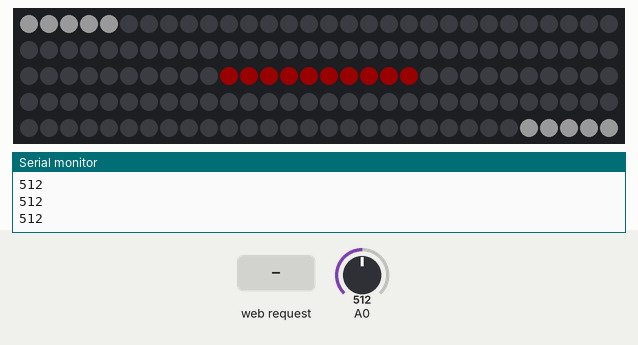
Bench run of a sketch on a simulated ESP8266 (NodeMCU). Shown: 150 RGB LEDs in strip order, left to right, continuing on the next row, the last lines printed to the serial monitor. The test bench sets the inputs (shaded band); at power-on: A0 = 512. Dim RGB values are drawn brighter than linear; random numbers use the default seed unless the sketch sets one.

Above: at 2.2 s.
2.3 s: HTTP request GET /?mode=twinkle received
At 2.59 s:
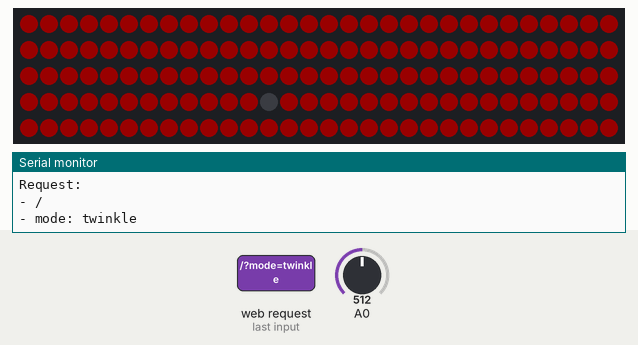
4.5 s: HTTP request GET /?colour=random received
At 4.76 s:
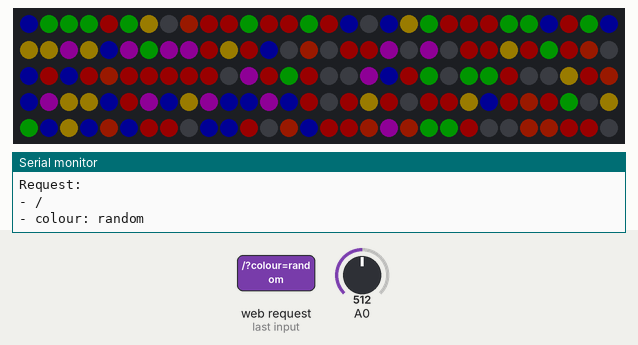
7.2 s: HTTP request GET /?mode=static received
At 7.36 s:
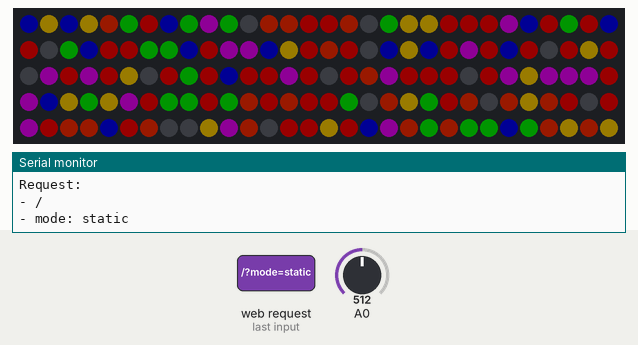
8.7 s: HTTP request GET /?mode=random received
At 8.9 s:
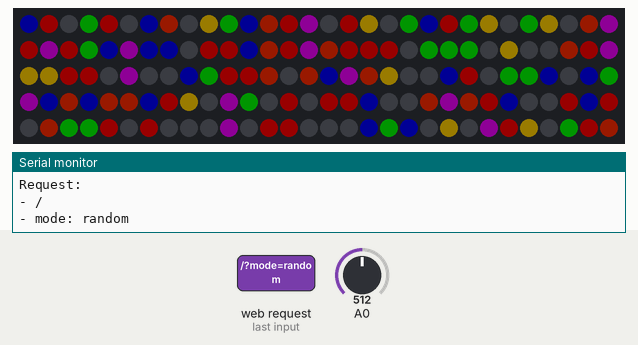
10.2 s: HTTP request GET /?mode=chase received
At 10.43 s:
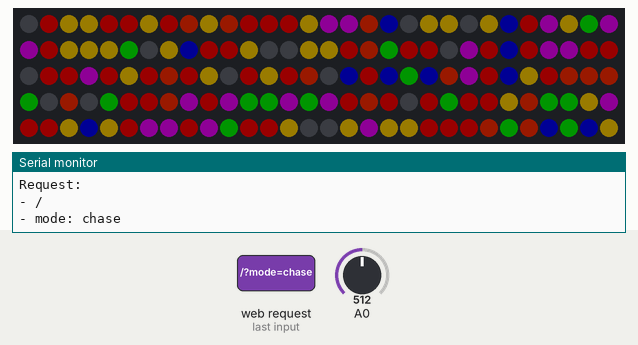
11.8 s: HTTP request GET /?brightness=1 received
At 11.97 s:
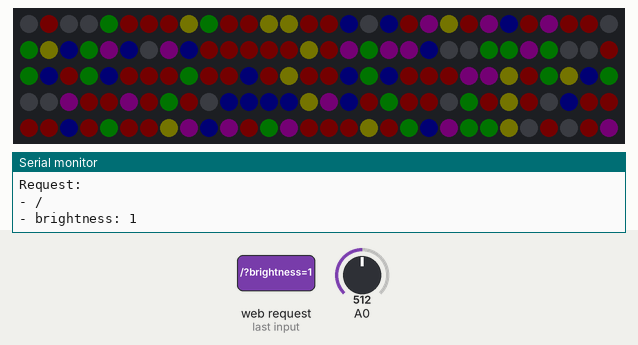
Timing chart, 0 to 14.3 s (numbered marks = the images above; inputs shaded):
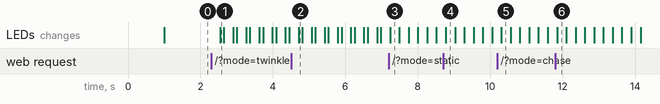

Measured:
- after the input at 2.3 s, the LEDs: change after 0.24 s (image 1)

The sketch:

CanoeLights.ino
```cpp
#include <ESP8266WiFi.h>
#include <WiFiClient.h>
#include <ESP8266WebServer.h>
#include <Adafruit_NeoPixel.h>

/* Set these to your desired credentials. */
const char *ssid = "CanoeLights";
const char *password = "eaglecanoe";

ESP8266WebServer server(80);

#define NEOPIXEL_PIN D4
#define NEOPIXEL_LEDS 150

Adafruit_NeoPixel strip = Adafruit_NeoPixel(NEOPIXEL_LEDS, D4, NEO_GRB + NEO_KHZ800);

uint32_t Black = strip.Color(0,0,0);
uint32_t Red = strip.Color(255,3,3);
uint32_t Green = strip.Color(0,200,0);
uint32_t Blue = strip.Color(0,0,200);
uint32_t Yellow = strip.Color(255,200,0);
uint32_t Orange = strip.Color(255,40,0);
uint32_t Purple = strip.Color(200,0,211);
uint32_t White = strip.Color(255,255,255);

String mode = "navlights";
String colour = "red";
int brightness = 25;
int staticNth = 1;
int delayTime = 250;
int chaseOffset = 0;

/* Just a little test message.  Go to http://192.168.4.1 in a web browser
 * connected to this access point to see it.
 */
void handleRoot() {
  //Print out details about the request
  Serial.println("Request:");
  Serial.println("- " + server.uri());
  for (uint8_t i=0; i<server.args(); i++){
    Serial.println("- " + server.argName(i) + ": " + server.arg(i));
  }

  //Handle the request
  if (server.hasArg("mode")) {
    mode = server.arg("mode");
  }
  if (server.hasArg("colour")) {
    colour = server.arg("colour");
  }
  if (server.hasArg("brightness")) {
    brightness = server.arg("brightness").toInt();
  }
  if (server.hasArg("n")) {
    staticNth = server.arg("n").toInt();
  }
  if (server.hasArg("speed")) {
    delayTime = server.arg("speed").toInt();
  }


  //Serve the page
  server.send(200, "text/html", "<html>\
      <head>\
        <title>Canoe Lights</title>\
        <meta name=\"viewport\" content=\"width=device-width, initial-scale=1.0\">\
        <style>\
          body {font-family: -apple-system, BlinkMacSystemFont, \"Segoe UI\", Roboto, Helvetica, Arial, sans-serif, \"Apple Color Emoji\", \"Segoe UI Emoji\", \"Segoe UI Symbol\";}\
        </style>\
       </head>\
       <body>\
         <h1>Canoe Lights</h1>\
         <h2>Mode</h2>\
         <ul>\
           <li><a href=\"/?mode=off\">Off</a></li>\
           <li>Static: (<a href=\"/?mode=static&n=1\">1</a> | <a href=\"/?mode=static&n=2\">2</a> | <a href=\"/?mode=static&n=3\">3</a> | <a href=\"/?mode=static&n=4\">4</a> | <a href=\"/?mode=static&n=5\">5</a>)</li>\
           <li>Twinkle: (<a href=\"/?mode=twinkle&n=25\">25</a> | <a href=\"/?mode=twinkle&n=50\">50</a> | <a href=\"/?mode=twinkle&n=75\">75</a> | <a href=\"/?mode=twinkle&n=100\">100</a> )</li>\
           <li>Chase: (<a href=\"/?mode=chase&n=2\">2</a> | <a href=\"/?mode=chase&n=3\">3</a> | <a href=\"/?mode=chase&n=5\">5</a> | <a href=\"/?mode=chase&n=10\">10</a> | <a href=\"/?mode=chase&n=15\">15</a> | <a href=\"/?mode=chase&n=20\">20</a> | <a href=\"/?mode=chase&n=25\">25</a>)</li>\
           <li>Random: (<a href=\"/?mode=random&n=1\">1</a> | <a href=\"/?mode=random&n=2\">2</a> | <a href=\"/?mode=random&n=3\">3</a> | <a href=\"/?mode=random&n=4\">4</a> | <a href=\"/?mode=random&n=5\">5</a>)</li>\
           <li><a href=\"/?mode=linein\">Line In</a></li>\
           <li><a href=\"/?mode=navlights\">Nav Lights</a></li>\
         </ul>\
         \
         <h2>Colour</h2>\
         <a href=\"/?colour=red\">Red</a> | <a href=\"/?colour=green\">Green</a> | <a href=\"/?colour=blue\">Blue</a> | <a href=\"/?colour=yellow\">Yellow</a> | <a href=\"/?colour=orange\">Orange</a> | <a href=\"/?colour=purple\">Purple</a> | <a href=\"/?colour=white\">White</a> | <a href=\"/?colour=christmas\">Christmas</a> | <a href=\"/?colour=fire\">Fire</a> | <a href=\"/?colour=rainbow\">Rainbow</a>\
         \
         <h2>Brightness</h2>\
         <a href=\"/?brightness=10\">10%</a> | <a href=\"/?brightness=20\">20%</a> | <a href=\"/?brightness=30\">30%</a> | <a href=\"/?brightness=40\">40%</a> | <a href=\"/?brightness=50\">50%</a> | <a href=\"/?brightness=60\">60%</a> | <a href=\"/?brightness=70\">70%</a>\
         \
         <h2>Speed</h2>\
         <a href=\"/?speed=3000\">3s</a> | <a href=\"/?speed=2000\">2s</a> | <a href=\"/?speed=1000\">1s</a> | <a href=\"/?speed=500\">1/2s</a> | <a href=\"/?speed=250\">1/4</a> | <a href=\"/?speed=125\">1/8</a> | <a href=\"/?speed=63\">1/16</a> | <a href=\"/?speed=31\">1/32</a>\
       </body>\
    </html>");
}

void setup() {
  delay(1000);
  Serial.begin(115200);
  Serial.println();
  Serial.print("Configuring access point...");
  /* You can remove the password parameter if you want the AP to be open. */
  WiFi.softAP(ssid, password);

  IPAddress myIP = WiFi.softAPIP();
  Serial.print("AP IP address: ");
  Serial.println(myIP);
  server.on("/", handleRoot);
  server.begin();
  Serial.println("HTTP server started");

  strip.begin();
  strip.setBrightness(brightness);

  pinMode(A0, INPUT);
}

void loop() {
  server.handleClient();

  //Update LED's every 1/2 second
  strip.setBrightness(brightness);


  //Clear every pixel
  for(int i = 0; i < NEOPIXEL_LEDS; i++) {
    strip.setPixelColor(i, Black);
  }

  if (mode == "static") {
    for(int i = 0; i < NEOPIXEL_LEDS; i+= staticNth) {
      strip.setPixelColor(i, getColour(i));

    }
  } else if (mode == "twinkle") {
    for (int i = 0; i < NEOPIXEL_LEDS; i++) {
      int r = random(101);
      if (r >= staticNth) {
        strip.setPixelColor(i, getColour(i));
      }
    }
    strip.show();
    delay(100);
    for (int i = 0; i < NEOPIXEL_LEDS; i++) {
      strip.setPixelColor(i, Black);
    }
  } else if (mode == "chase") {
    for (int i = 0; i < NEOPIXEL_LEDS; i++) {
      if (i % staticNth == chaseOffset) {
        strip.setPixelColor(i, getColour(i));
      }

    }
    chaseOffset++;
    if (chaseOffset >= staticNth) {
      chaseOffset = 0;
    }
  }  else if (mode == "random") {
    for (int i = 0; i < NEOPIXEL_LEDS; i++) {
      int r = random(6);
      if (r >= staticNth) {
        strip.setPixelColor(i, getColour(i));
      }
    }
  } else if (mode == "linein") {
    int in = analogRead(A0);
    strip.setBrightness(in * 15);
    for(int i = 0; i < NEOPIXEL_LEDS; i+= staticNth) {
      strip.setPixelColor(i, getColour(i));
    }
  } else if (mode == "navlights") {
    for (int i = 0; i < 5; i++) {
      strip.setPixelColor(i, White);
    }
    for (int i = 70; i < 80; i++) {
      strip.setPixelColor(i, Red);
    }
    for (int i = 145; i <= 150; i++) {
      strip.setPixelColor(i, White);
    }
  }

  strip.show();
  delay(delayTime);

  Serial.println(analogRead(A0));
}


uint32_t getColour(int pos)
{
  if (colour == "red") {
    return Red;
  } else if (colour == "green") {
    return Green;
  }  else if (colour == "blue") {
    return Blue;
  } else if (colour == "yellow") {
    return Yellow;
  } else if (colour == "orange") {
    return Orange;
  } else if (colour == "purple") {
    return Purple;
  } else if (colour == "white") {
    return White;
  } else if (colour == "christmas") {
    if (pos % 2 == 0) {
      return Red;
    } else {
      return Green;
    }
  } else if (colour == "rainbow") {
    if (pos % 6 == 0) {
      return Red;
    } else if (pos % 6 == 1) {
      return Orange;
    } else if (pos % 6 == 2) {
      return Yellow;
    } else if (pos % 6 == 3) {
      return Green;
    } else if (pos % 6 == 4) {
      return Blue;
    } else if (pos % 6 == 5) {
      return Purple;
    }
  } else if (colour == "halloween") {
    if (pos % 3 == 0) {
      return Orange;
    } else if (pos % 3 == 1) {
      return Yellow;
    } else if (pos % 3 == 2) {
      return Black;
    }
  } else if (colour == "fire") {
    if (pos % 3 == 0) {
      return Red;
    } else if (pos % 3 == 1) {
      return Orange;
    } else if (pos % 3 == 2) {
      return Yellow;
    }
  } else if (colour == "random") {
    int r = random(8);
    if (r % 7 == 0) {
      return Red;
    } else if (r % 7 == 1) {
      return Orange;
    } else if (r % 7 == 2) {
      return Yellow;
    } else if (r % 7 == 3) {
      return Green;
    } else if (r % 7 == 4) {
      return Blue;
    } else if (r % 7 == 5) {
      return Purple;
    } else if (r % 7 == 7) {
      return White;
    }
  }
}
```
